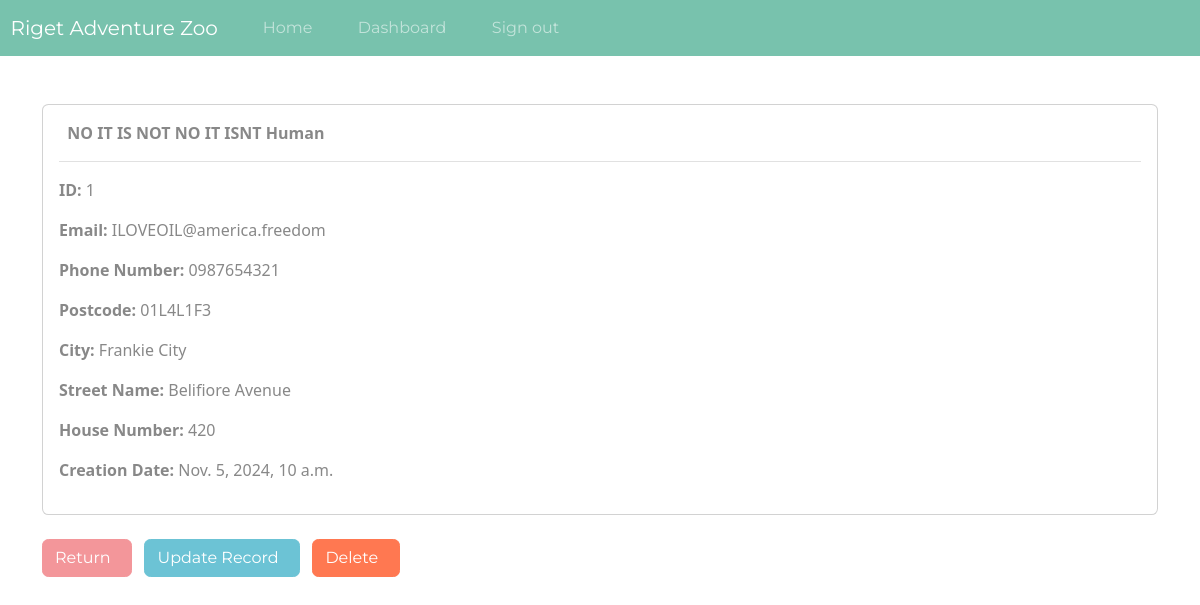
The app's page /record/1 (signed in) with its own data.
### website/models.py (models this page shows)
class Record(AbstractUser):
    loyalty_points = models.IntegerField(default=0)
    creation_data = models.DateTimeField(auto_now_add= True)
    phone = models.CharField(max_length=20)
    postcode = models.CharField(max_length=10)
    street_name = models.CharField(max_length = 20)
    city = models.CharField(max_length = 50)
    house_number = models.CharField(max_length=10)

### website/views.py (the view)
# urls.py: path('record/<int:pk>', views.singular_record,name="record"),
@login_required(login_url='my-login')
def singular_record(request,pk):
    one_record = Record.objects.get(id=pk)
    context = {'record':one_record}
    return render(request, 'website/view-record.html',context=context)

### website/templates/website/view-record.html (shortened to what this page needs)
{% extends 'website/base.html' %}
{% block content %}
<br>
    <div class="card">
        <div class="card-body">
            <strong>
                {{record.last_name|upper}}
                {{record.first_name}}
            </strong>
            <hr>
            <p> <strong> ID: </strong> {{record.id}}</p>
            <p> <strong> Email: </strong> {{record.email}}</p>
            <p> <strong> Phone Number: </strong> {{record.phone}}</p>
            <p> <strong> Postcode: </strong> {{record.postcode}}</p>
            <p> <strong> City: </strong> {{record.city}}</p>
            <p> <strong> Street Name: </strong> {{record.street_name}}</p>
            <p> <strong> House Number: </strong> {{record.house_number}} </p>
            <p> <strong> Creation Date: </strong> {{record.creation_data}}</p>
        </div>
    </div>
    <br>
    <a href="{% url 'dashboard' %}" class="btn btn-secondary"> Return &nbsp;  </a>
    <a href="{% url 'update-record' record.id %}" class="btn btn-info"> Update Record &nbsp;  </a>
    <a href="{% url 'delete-record' record.id %}" class="btn btn-danger"> Delete &nbsp; </a>
{% endblock %}

### records on screen
Record: last_name "NO IT IS NOT NO IT ISNT", first_name "Human", id "1", email "ILOVEOIL@america.freedom", phone "0987654321", postcode "01L4L1F3", city "Frankie City", street_name "Belifiore Avenue", house_number "420", creation_data "Nov. 5, 2024, 10 a.m."
